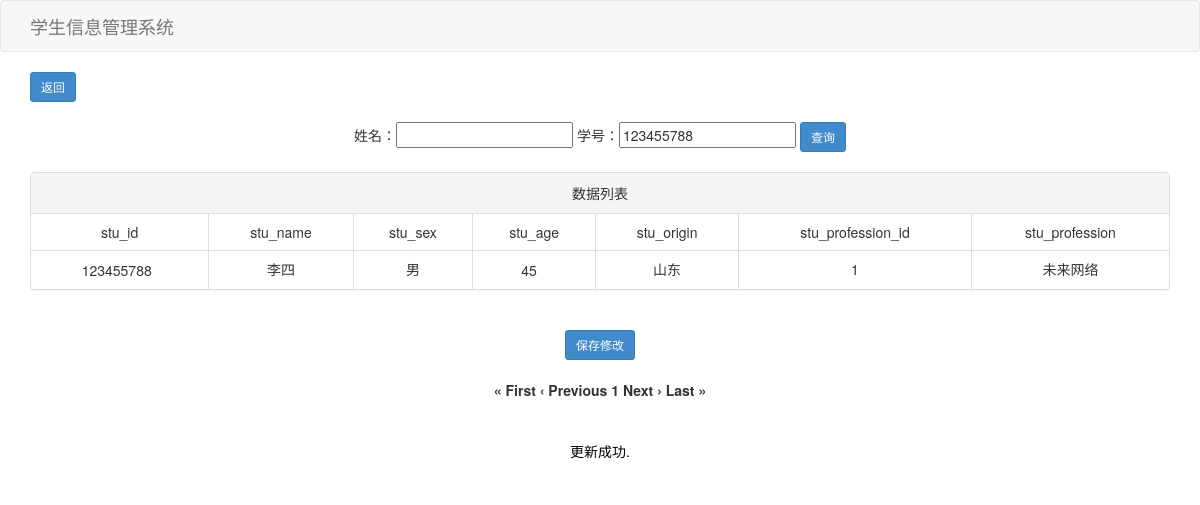
Screenshot of /update_age?stu_id=123455788 (signed in) with the database file from the repository.
### tables this page shows
CREATE TABLE student_info(
        stu_id INT PRIMARY KEY     NOT NULL,
        stu_name       VARCHAR(50) NOT NULL,
        stu_sex        CHAR(2)     NOT NULL,
        stu_age        INT         NOT NULL,
        stu_origin     VARCHAR(50) NOT NULL,
        stu_profession_id int NOT NULL
        );

CREATE TABLE stu_profession(
        stu_profession_id INTEGER PRIMARY KEY,
        stu_profession    VARCHAR(50) NOT NULL
        );

### app.py (the view)
@app.route('/update_age', methods=['GET', 'POST'])
def update_age():
    msg = request.args.get('msg', '')
    if not check_login():
        return redirect(url_for('login'))
    page = int(request.args.get('page', 1))  # 默认显示第一页
    per_page = int(request.args.get('per_page', 5))  # 默认每页显示10条数据
    sql = "select s.*, p.stu_profession" \
          " from student_info s inner join stu_profession p on s.stu_profession_id = p.stu_profession_id"
    str_where = []
    stu_name = ''
    stu_id = ''
    if 'stu_name' in request.args:
        stu_name = request.args['stu_name']
        if stu_name != '':
            str_where.append(f" stu_name like '%{stu_name}%'")  # % 匹配任意多个字符 _ 匹配任意一个字符
    if 'stu_id' in request.args:
        stu_id = request.args['stu_id']
        if stu_id != '':
            str_where.append(f" stu_id = '{stu_id}'")
    if len(str_where) > 0:
        sql = sql + ' where' + ' and'.join(str_where)
    mid_res, _ = get_sql2(sql)
    num_row = len(mid_res)  # 符合条件的记录数量
    start_index = (page - 1) * per_page
    sql += f' limit {start_index}, {per_page}'
    result, fields = get_sql2(sql)
    total_pages = math.ceil(num_row / per_page)  # 使用 math.ceil 向上取整
    if num_row > 0 and msg == '' and (stu_name != "" or stu_id != ""):
        msg = "更新成功"
        flash("更新成功.", "success")
    elif str_where != '' and num_row == 0:
        msg = "查无此人"
        flash('查无此人')
    if 'stu_name' in request.args and 'stu_id' in request.args:
        if not request.args['stu_name'] and not request.args['stu_id']:
            msg = "学号和姓名不能为空！"
    return render_template('update_age.html', datas=result, fields=fields, page=page, per_page=per_page, total_pages=total_pages, msg=msg, stu_id=stu_id, stu_name=stu_name)

### app.py (called while the page is built)
def check_login():
    return False if 'username' not in session else True

### db_sqlite3.py (called while the page is built)
def open_db():
    database = 'db/students.db'
    conn = sqlite3.connect(database)
    return conn

def get_sql(conn, sql):
    print(sql)
    cur = conn.cursor()
    cur.execute(sql)
    fields = []  # 保存字段信息
    for field in cur.description:
        fields.append(field[0])
    result = cur.fetchall()  # 保存查询结果
    cur.close()
    return result, fields

def get_sql2(sql):
    conn = open_db()
    result, fields = get_sql(conn, sql)
    close_db(conn)
    return result, fields

### templates/update_age.html (shortened to what this page needs)
<!DOCTYPE html>
<html lang="en">
<head>
    <link href="/static/bootstrap/3.2.0/css/bootstrap.min.css" rel="stylesheet">
</head>
<body>
    <nav class="navbar navbar-default">
        <div class="container">
            <div class="navbar-header">
                <a class="navbar-brand" href="#"> 学生信息管理系统 </a>
            </div>
        </div>
    </nav>
    <div class="container">
        <form action="/goback">
            <button type="submit" class="btn btn-primary btn-sm">返回</button>
        </form>
        <br>
        <div class="row text-center">
            <form method="get">
                姓名：<input type="text" name="stu_name" value="{{ stu_name }}">
                学号：<input type="text" name="stu_id" value="{{ stu_id }}">
                <input type="submit" value="查询" class="btn btn-primary btn-sm">
            </form>
        </div>
        <br>
        <form action="/save_edited_data" method="post">
            <div class="panel panel-default">
                <div class="panel-heading">
                    <div class="row text-center">数据列表</div>
                </div>
                <table class="table table-bordered">
                    <tr>
                        {% for a in fields %}
                        <td class="text-center">{{ a }}</td>
                        {% endfor %}
                    </tr>
                    {% for item in datas %}
                    <tr>
                        {% for a in item %}
                        <td class="text-center">
                            {% if loop.index == 4 %}
                            <input type="text" name="stu_age[]" class="special-input2" value="{{ a }}">
                            {% elif loop.index == 1 %}
                            <input type="text" name="stu_id[]" value="{{ a }}" class="special-input" readonly>
                            {% else %}
                            {{ a }}
                            {% endif %}
                        </td>
                        {% endfor %}
                    </tr>
                    {% endfor %}
                </table>
            </div>
            <br>
            <div style="text-align: center;">
                <button type="submit" class="btn btn-primary btn-sm">保存修改</button>
            </div>
        </form>
        <div class="row text-center">
            <div class="pagination">
                {% if page > 1 %}
                <label>
                    <a href="{{ url_for('update_age', page=1, per_page=per_page, stu_name=stu_name, stu_id=stu_id) }}">&laquo;
                        First</a>
                </label>
                <label>
                    <a
                        href="{{ url_for('update_age', page=page-1, per_page=per_page, stu_name=stu_name, stu_id=stu_id) }}">&lsaquo;
                        Previous</a>
                </label>
                {% else %}
                <label>&laquo; First</label>
                <label>&lsaquo; Previous</label>
                {% endif %}
                {% for p in range(1, total_pages + 1) %}
                {% if page == p %}
                <label><span class="current-page">{{ p }}</span></label>
                {% else %}
                <label><a
                        href="{{ url_for('update_age', page=p, per_page=per_page, stu_name=stu_name, stu_id=stu_id) }}">{{
                        p }}</a></label>
                {% endif %}
                {% endfor %}
                {% if page < total_pages %} <label>
                    <a
                        href="{{ url_for('update_age', page=page + 1, per_page=per_page, stu_name=stu_name, stu_id=stu_id) }}">Next
                        &rsaquo;</a>
                    </label>
                    <label><a
                            href="{{ url_for('update_age', page=total_pages, per_page=per_page, stu_name=stu_name, stu_id=stu_id) }}">Last
                            &raquo;</a></label>
                    {% else %}
                    <label>Next &rsaquo;</label>
                    <label>Last &raquo;</label>
                    {% endif %}
            </div>
        </div>
    </div>
    <div class="alert alert-custom text-center">
        {% with messages = get_flashed_messages() %}
        {% if messages %}
        {{ messages[0] }}
        {% endif %}
        {% endwith %}
    </div>
</body>
</html>

### templates/update_age.html (style rules this page uses)
.alert-custom { background-color: #ffffff; color: #000000; }
.special-input { border: none; cursor: not-allowed; pointer-events: none; width: 80px; }
.special-input2 { border: none; width: 30px; }

### rows the page displays
student_info: stu_id "123455788", stu_name "李四", item "男" "1", item "45", stu_origin "山东"
stu_profession: stu_profession "未来网络"

### other values shown
{{ a }} "stu_id" "stu_name" "stu_sex" "stu_age" "stu_origin" "stu_profession_id" "stu_profession"
{{ p }} "1"
{{ messages[0] }} "更新成功."
